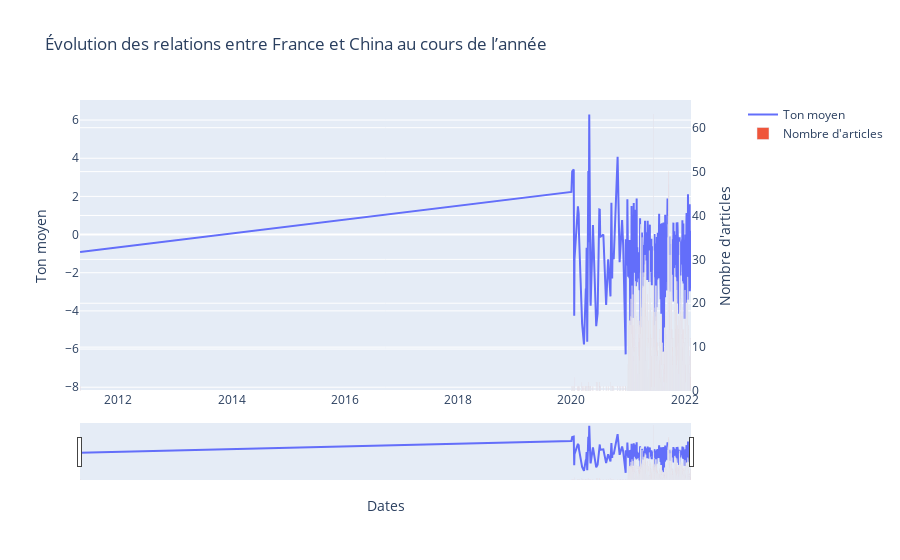

This figure's notebook cell:
### Code cell
import plotly.graph_objects as go
from plotly.subplots import make_subplots

# Create figure with secondary y-axis
fig = make_subplots(specs=[[{"secondary_y": True}]])

# Add traces
fig.add_trace(
    go.Scatter(x=dfpx["day"], y=dfpx["Tone_Mean"], name = 'Ton moyen'),
    secondary_y=False,
)

fig.add_trace(
    go.Bar(x=dfpx["day"], y=dfpx["Nb_Events"], name="Nombre d'articles"),
    secondary_y=True,
)

# Add figure title
fig.update_layout(
    title_text=f"Évolution des relations entre {Country_1} et {Country_2} au cours de l’année"
)

# Set x-axis title
fig.update_xaxes(title_text="Dates")

# Set y-axes titles
fig.update_yaxes(title_text="Ton moyen", secondary_y=False)
fig.update_yaxes(title_text="Nombre d'articles", secondary_y=True)
fig.update_xaxes(rangeslider_visible=True)
fig.show()

### Figure 1 — Plotly figure (JSON) as saved in the notebook; plotly's stock layout.template omitted (floating-point values rounded to 4 significant figures; data arrays with more than 128 entries replaced by an {"elided": "..."} marker saying what was removed)
{"data": [{"name": "Ton moyen", "type": "scatter", "x": {"elided": "452 str values"}, "xaxis": "x", "y": {"elided": "452 float values"}, "yaxis": "y"}, {"name": "Nombre d'articles", "type": "bar", "x": {"elided": "452 str values"}, "xaxis": "x", "y": {"elided": "452 int values"}, "yaxis": "y2"}], "layout": {"title": {"text": "Évolution des relations entre France et China au cours de l’année"}, "xaxis": {"anchor": "y", "domain": [0, 0.94], "rangeslider": {"visible": true}, "title": {"text": "Dates"}}, "yaxis": {"anchor": "x", "domain": [0, 1], "title": {"text": "Ton moyen"}}, "yaxis2": {"anchor": "x", "overlaying": "y", "side": "right", "title": {"text": "Nombre d'articles"}}}}
